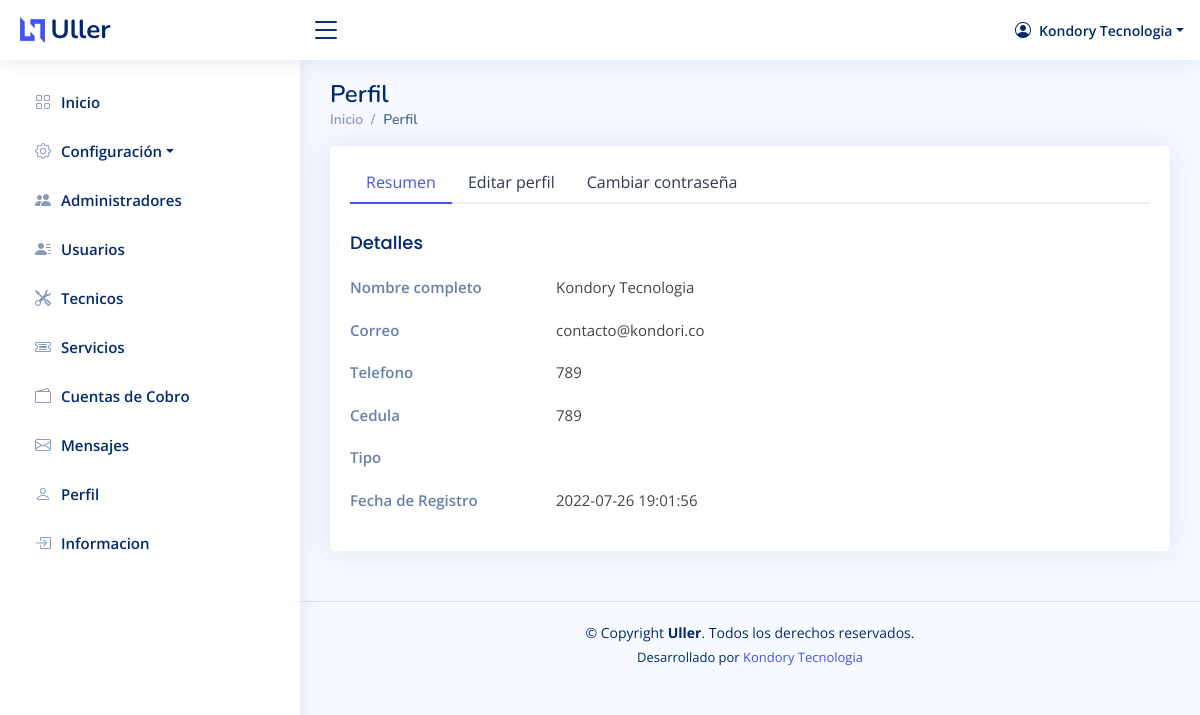
Page /views/admin/users-profile.php (signed in) on the committed database.
### tables this page shows
CREATE TABLE `Administrador` (
  `id_administrador` int(11) NOT NULL,
  `nombre` varchar(255) NOT NULL,
  `correo` varchar(255) NOT NULL,
  `telefono` varchar(255) NOT NULL,
  `cedula` varchar(255) NOT NULL,
  `pass` varchar(255) NOT NULL,
  `estado` int(11) NOT NULL,
  `tipo` int(11) NOT NULL,
  `fecha_registro` datetime NOT NULL DEFAULT current_timestamp()
);

### php/class/Administrador.php (called while the page is built, shortened)
<?php
require_once $_SERVER['DOCUMENT_ROOT'] . '/system/php/model/AdministradorDTO.php';
class Administrador extends System
{
    public static function getAdministradorById($id_administrador)
    {
        $dbh             = parent::Conexion();
        $stmt = $dbh->prepare("SELECT * FROM Administrador WHERE id_administrador = :id_administrador ");
        $stmt->bindParam(':id_administrador', $id_administrador);
        $stmt->setFetchMode(PDO::FETCH_CLASS, 'AdministradorDTO');
        $stmt->execute();
        return  $stmt->fetch();
    }
}

### php/modules/administrator/ServiceAdmin.php (called while the page is built, shortened)
<?php
class ServiceAdmin extends System
{
    public static function getPerfilAdministrador()
    {
        try {
            if (basename($_SERVER['PHP_SELF']) == 'users-profile.php' && ($_SESSION['tipo'] == 0 || $_SESSION['tipo'] == 5)) {
                $id_administrador = $_SESSION['id'];
                $result = Administrador::getAdministradorById($id_administrador);
                return $result;
            }
        } catch (\Exception $e) {
            throw new Exception($e->getMessage());
        }
    }
}

### php/modules/administrator/ControllerAdmin.php (called while the page is built, shortened)
<?php
include_once $_SERVER['DOCUMENT_ROOT'] . '/system/php/modules/administrator/ServiceAdmin.php';
if(isset($_GET)){
    $perfilAdmin          = ServiceAdmin::getPerfilAdministrador();
}

### php/routing/Admin.php (called while the page is built, shortened)
<?php
include_once $_SERVER['DOCUMENT_ROOT'].'/system/php/modules/administrator/ControllerAdmin.php';
?>

### php/model/AdministradorDTO.php (called while the page is built, shortened)
<?php
    class AdministradorDTO {
        protected $nombre;
        protected $cedula;
        protected $correo;
        protected $telefono;
        protected $fecha_registro;
        public function getNombre()
        {
                return $this->nombre;
        }
        public function getCedula()
        {
                return $this->cedula;
        }
        public function getCorreo()
        {
                return $this->correo;
        }
        public function getTelefono()
        {
                return $this->telefono;
        }
        public function getFecha_registro()
        {
                return $this->fecha_registro;
        }
    }
?>

### views/admin/users-profile.php (the view, shortened to what this page needs)
<?php require_once $_SERVER['DOCUMENT_ROOT'] . '/system/php/routing/Admin.php'; ?>
<!DOCTYPE html>
<html lang="en">
<head>
  <link href="../../assets/vendor/bootstrap/css/bootstrap.min.css" rel="stylesheet">
  <link href="../../assets/vendor/bootstrap-icons/bootstrap-icons.css" rel="stylesheet">
  <link href="../../assets/vendor/boxicons/css/boxicons.min.css" rel="stylesheet">
  <link href="../../assets/vendor/quill/quill.snow.css" rel="stylesheet">
  <link href="../../assets/vendor/quill/quill.bubble.css" rel="stylesheet">
  <link href="../../assets/vendor/remixicon/remixicon.css" rel="stylesheet">
  <link href="../../assets/vendor/simple-datatables/style.css" rel="stylesheet">
  <link href="../../assets/css/style.css" rel="stylesheet">
</head>
<body>
    <?php include_once '../../assets/html/header.php'; ?>
  <?php include '../../assets/html/sidebar-admin.php'; ?>
  <main id="main" class="main">
    <div class="pagetitle">
      <h1>Perfil</h1>
      <nav>
        <ol class="breadcrumb">
          <li class="breadcrumb-item"><a href="index">Inicio</a></li>
          <li class="breadcrumb-item active">Perfil</li>
        </ol>
      </nav>
    </div>
    <section class="section profile">
      <div class="row">
        <div class="col-xl-12">
          <div class="card">
            <div class="card-body pt-3">
              <ul class="nav nav-tabs nav-tabs-bordered">
                <li class="nav-item">
                  <button class="nav-link active" data-bs-toggle="tab" data-bs-target="#profile-overview">Resumen</button>
                </li>
                <li class="nav-item">
                  <button class="nav-link" data-bs-toggle="tab" data-bs-target="#profile-edit">Editar perfil</button>
                </li>
                <li class="nav-item">
                  <button class="nav-link" data-bs-toggle="tab" data-bs-target="#profile-change-password">Cambiar contraseña</button>
                </li>
              </ul>
              <div class="tab-content pt-2">
                <div class="tab-pane fade show active profile-overview" id="profile-overview">
                  <h5 class="card-title">Detalles</h5>
                  <div class="row">
                    <div class="col-lg-3 col-md-4 label ">Nombre completo</div>
                    <div class="col-lg-9 col-md-8"><?= $perfilAdmin->getNombre() ?></div>
                  </div>
                  <div class="row">
                    <div class="col-lg-3 col-md-4 label">Correo</div>
                    <div class="col-lg-9 col-md-8"><?= $perfilAdmin->getCorreo() ?></div>
                  </div>
                  <div class="row">
                    <div class="col-lg-3 col-md-4 label">Telefono</div>
                    <div class="col-lg-9 col-md-8"><?= $perfilAdmin->getTelefono() ?></div>
                  </div>
                  <div class="row">
                    <div class="col-lg-3 col-md-4 label">Cedula</div>
                    <div class="col-lg-9 col-md-8"><?= $perfilAdmin->getCedula() ?></div>
                  </div>
                  <div class="row">
                    <div class="col-lg-3 col-md-4 label">Tipo</div>
                    <div class="col-lg-9 col-md-8"><?= $_SESSION['usuario'] ?></div>
                  </div>
                  <div class="row">
                    <div class="col-lg-3 col-md-4 label">Fecha de Registro</div>
                    <div class="col-lg-9 col-md-8"><?= $perfilAdmin->getFecha_registro() ?></div>
                  </div>
                </div>
              </div>
            </div>
          </div>
        </div>
      </div>
    </section>
  </main>
</body>
</html>

### assets/css/style.css (style rules this page uses)
:root { scroll-behavior: smooth; }
body { font-family: "Open Sans", sans-serif; background: #f6f9ff; color: #444444; }
a { color: #4154f1; text-decoration: none; }
h1, h2, h3, h4, h5, h6 { font-family: "Nunito", sans-serif; }
#main { margin-top: 60px; padding: 20px 30px; transition: all 0.3s; }
.pagetitle { margin-bottom: 10px; }
.pagetitle h1 { font-size: 24px; margin-bottom: 0; font-weight: 600; color: #012970; }
.card { margin-bottom: 30px; border: none; border-radius: 5px; box-shadow: 0px 0 30px rgba(1, 41, 112, 0.1); }
.card-title { padding: 20px 0 15px 0; font-size: 18px; font-weight: 500; color: #012970; font-family: "Poppins", sans-serif; }
.card-body { padding: 0 20px 20px 20px; }
.breadcrumb { font-size: 14px; font-family: "Nunito", sans-serif; color: #899bbd; font-weight: 600; }
.breadcrumb a { color: #899bbd; transition: 0.3s; }
.breadcrumb .breadcrumb-item::before { color: #899bbd; }
.breadcrumb .active { color: #51678f; font-weight: 600; }
.nav-tabs-bordered { border-bottom: 2px solid #ebeef4; }
.nav-tabs-bordered .nav-link { margin-bottom: -2px; border: none; color: #2c384e; }
.nav-tabs-bordered .nav-link.active { background-color: #fff; color: #4154f1; border-bottom: 2px solid #4154f1; }
@media (min-width: 1200px) { #main, #footer { margin-left: 300px; } }
.profile .profile-overview .row { margin-bottom: 20px; font-size: 15px; }
.profile .profile-overview .card-title { color: #012970; }
.profile .profile-overview .label { font-weight: 600; color: rgba(1, 41, 112, 0.6); }
.footer { padding: 20px 0; font-size: 14px; transition: all 0.3s; border-top: 1px solid #cddfff; }
.footer .copyright { text-align: center; color: #012970; }
.footer .credits { padding-top: 5px; text-align: center; font-size: 13px; color: #012970; }

### rows in the picture
administrador: nombre "Kondory Tecnologia", correo "contacto@kondori.co", telefono "789", cedula "789", fecha_registro "2022-07-26 19:01:56"

### other values in the picture
$_SESSION['nombre'] "Kondory Tecnologia"
